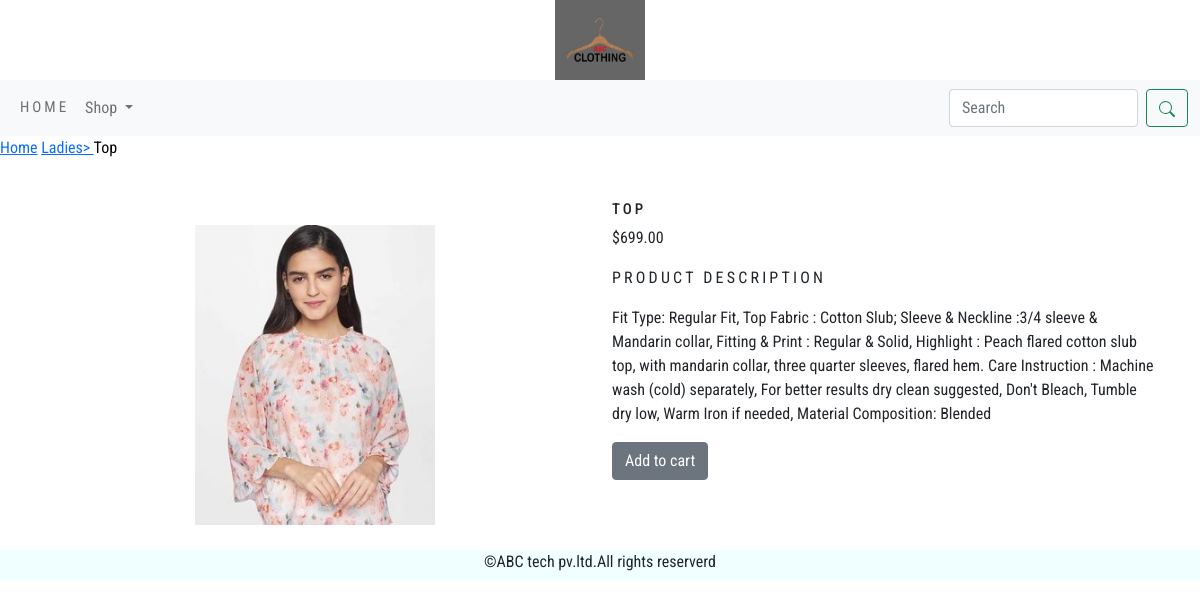
Screenshot of /shop/ladies/top/ with the database file from the repository.
### shop/models.py (models this page shows, shortened)
class product(models.Model):
    name=models.CharField(max_length=250,unique=True)
    slug=models.SlugField(max_length=250,unique=True)
    description=models.TextField(blank=True)
    price=models.DecimalField(max_digits=10,decimal_places=2)
    category=models.ForeignKey(category,on_delete=models.CASCADE)
    image=models.ImageField(upload_to='product')
    stock=models.IntegerField()
    available=models.BooleanField(default=True)
    created=models.DateTimeField(auto_now_add=True)
    updated=models.DateTimeField(auto_now=True)
    class Meta:
        ordering=('name',)
        verbose_name='product'
        verbose_name_plural='products'

class category(models.Model):
    name=models.CharField(max_length=250,unique=True)
    slug=models.SlugField(max_length=250,unique=True)
    description=models.TextField(blank=True)
    img=models.ImageField(upload_to='category',blank=True)
    class Meta:
        ordering=('name',)
        verbose_name='category'
        verbose_name_plural='categories'
    def get_url(self):
        return reverse('shop:product_by_category',args=[self.slug])
    def __str__(self):
        return '{}'.format (self.name)

### shop/views.py (the view)
# urls.py: path('<slug:c_slug>/<slug:product_slug>/',views.prodetail,name='prodcatdetail'),
def prodetail(request,c_slug,product_slug):
    try:
        products=product.objects.get(category__slug=c_slug,slug=product_slug)
    except Exception as e:
        raise e
    return render(request,"product.html",{'product':products})

### cart/context_processors.py (called while the page is built)
def counter(request):
    item_count=0
    if 'admin' in request.path:
        return {}
    else:
        try:
            cart=Cart.objects.filter(cart_id=_cart_id(request))
            cart_items=CartItem.objects.all().filter(cart=cart[:1])
            for cart_item in cart_items:
                item_count += cart_item.quantity
        except Cart.DoesNotExist:
            item_count=0
    return dict(item_count=item_count)

### cart/views.py (called while the page is built)
def _cart_id(request):
    cart=request.session.session_key
    if not cart :
        cart=request.session.create()
    return cart

### shop/context_processors.py (called while the page is built)
def menu_links(request):
    links=category.objects.all()
    return dict(links=links)

### templates/product.html (shortened to what this page needs)
{% extends 'base.html' %}
{% load static %}
{% block content %}
<div class="row my_prod_row_class">
    <div class="mx-auto">
        <p> <a href="{% url 'shop:all_prodcat' %}">Home</a>
             <a href="{{product.category.get_url}}"> {{product.category}}> </a>
              {{product.name}}</p>
    </div>
</div>
<div class="container">
<br>
<div class="row">
    <div class="col-12 col-sm-12 col-md-12 col-lg-6  text-center">
        <div class="my_image my_image_padding">
            <img src="{{product.image.url}}" alt="{{product.name}}" style="height:300px;">
        </div>
    </div>
        <div class="col-md-12 col-sm-12 col-md-12 col-lg-6">
            <div>
                 <h1 class="my_prod_title">{{product.name}}</h1>
                 <p>${{product.price}}</p>
                 <p class="my_title">Product Description</p>
                 <p class="text-justify my_prod_text">{{product.description}}</p>
                 {% if product.stock <= 0 %}
                 <p class="text-justify my_prod_text" ><b>out of stock</b></p>
                 {% else %}
                 <a class="btn btn-secondary"  href="{% url 'cart:add_cart' product.id %}">Add to cart</a>
                 {% endif %}
</div>
</div>
</div>
</div>
{% endblock %}

### static/css/custom.css (style rules this page uses)
body { font-family: 'Roboto Condensed', sans-serif; }
.my_image { width: 100%; height: auto; padding: 25px; }
.my_title { font-size: 20 px; text-transform: uppercase; letter-spacing: 0.2em; }
.my_image_padding { padding: 15 px; width:100% }
.my_prod_row_class { padding-top: 15 px; padding-bottom: 20 px; }
.my_prod_row_class .mx-auto { color:black; font-size: 12 px; text-decoration: none; }
.my_prod_title { font-size: 15px; text-transform: uppercase; letter-spacing: .2em; padding-top: 15 px; padding-bottom: 15 px; }
.my_prod_text { padding-top: 15 px; padding-bottom: 15 px; font-size: 12 px; }

### rows the page displays
product: category "Ladies", name "Top", image (picture), name "TOP", price "699.00", description "Fit Type: Regular Fit, Top Fabric : Cotton Slub; Sleeve & Neckline :3/4 sleeve & Mandarin collar, Fitting & Print : Regular & Solid, Highlight : Peach flared cotton slub top, with mandarin collar, three quarter sleeves, flared hem. Care Instruction : Machine wash (cold) separately, For better results dry clean suggested, Don't Bleach, Tumble dry low, Warm Iron if needed, Material Composition: Blended"
